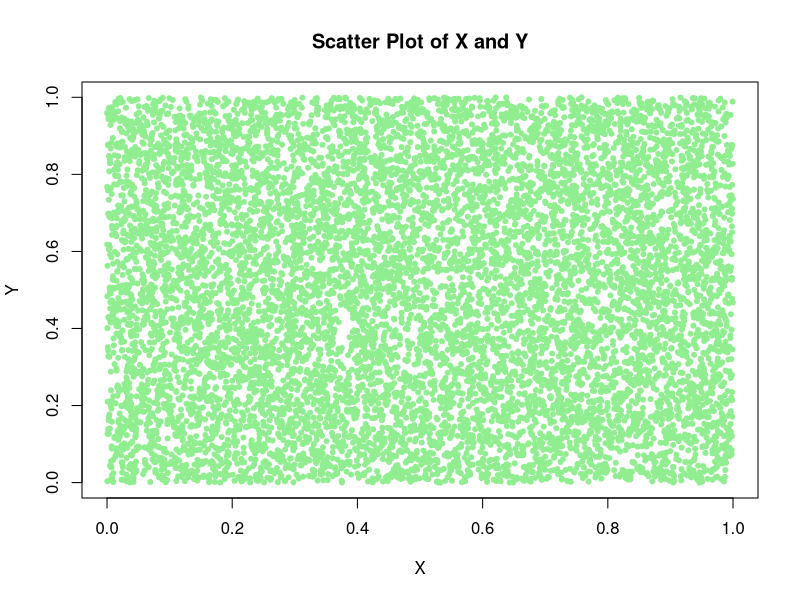
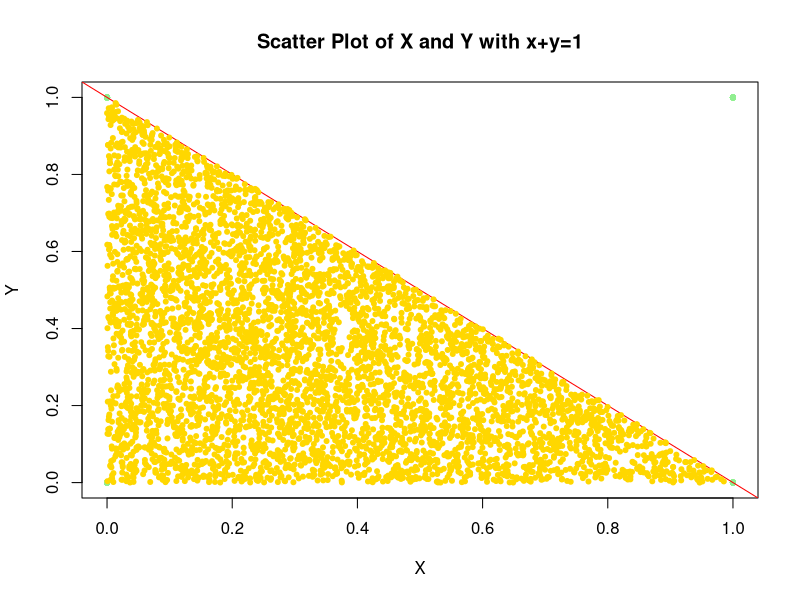
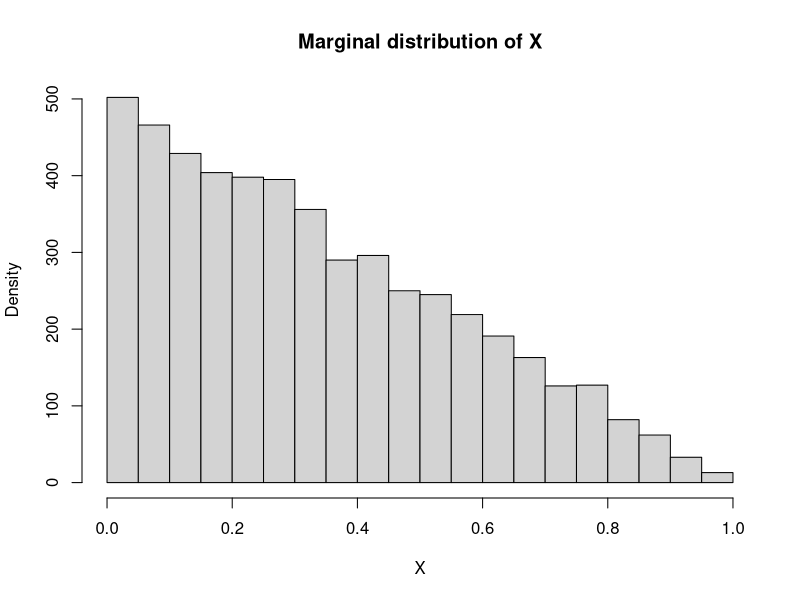
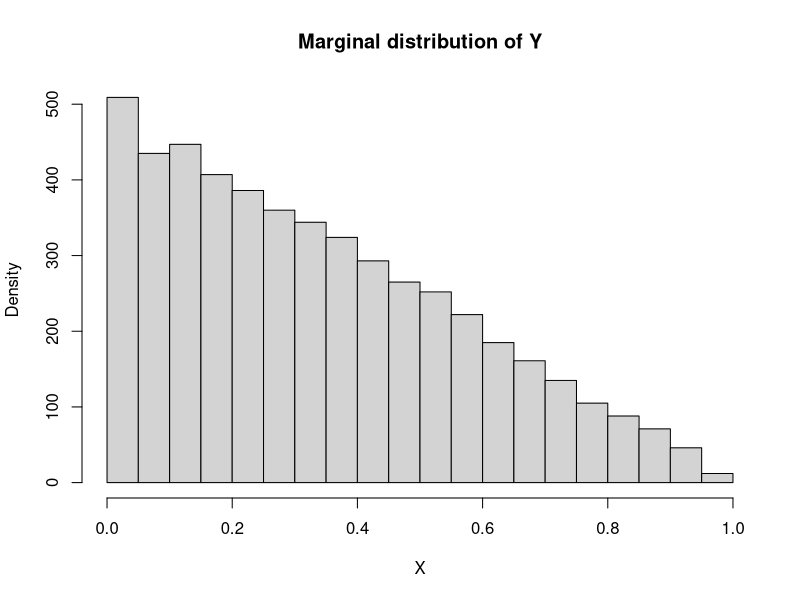

Recreate these plots in R, in order.
## ---- chunk 1

set.seed(1000)
x <- replicate(10000, runif(1, min = 0, max = 1))

y <- replicate(10000, runif(1, min = 0, max = 1))

data <- data.frame(x, y)

plot(data$x, data$y, pch = 20, col = "lightgreen", xlab = "X", ylab = "Y", main = "Scatter Plot of X and Y")
## ---- chunk 2

plot(data$x < 0.5, data$y < 0.5 , pch = 20, col = "lightgreen", xlab = "X", ylab = "Y", main = "Scatter Plot of X and Y with x+y=1")

abline(1,-1 , col = "red")


points(data$x[data$x + data$y < 1], data$y[data$x + data$y < 1], pch = 20, col = "gold")

## ---- chunk 3

fx <- 2 - 2*x

hist(x[x+y<1], breaks = 20, xlab = 'X', ylab = 'Density', main = 'Marginal distribution of X')



## ---- chunk 4

hist(y[x+y<1], breaks = 20, xlab = 'X', ylab = 'Density', main = 'Marginal distribution of Y')


